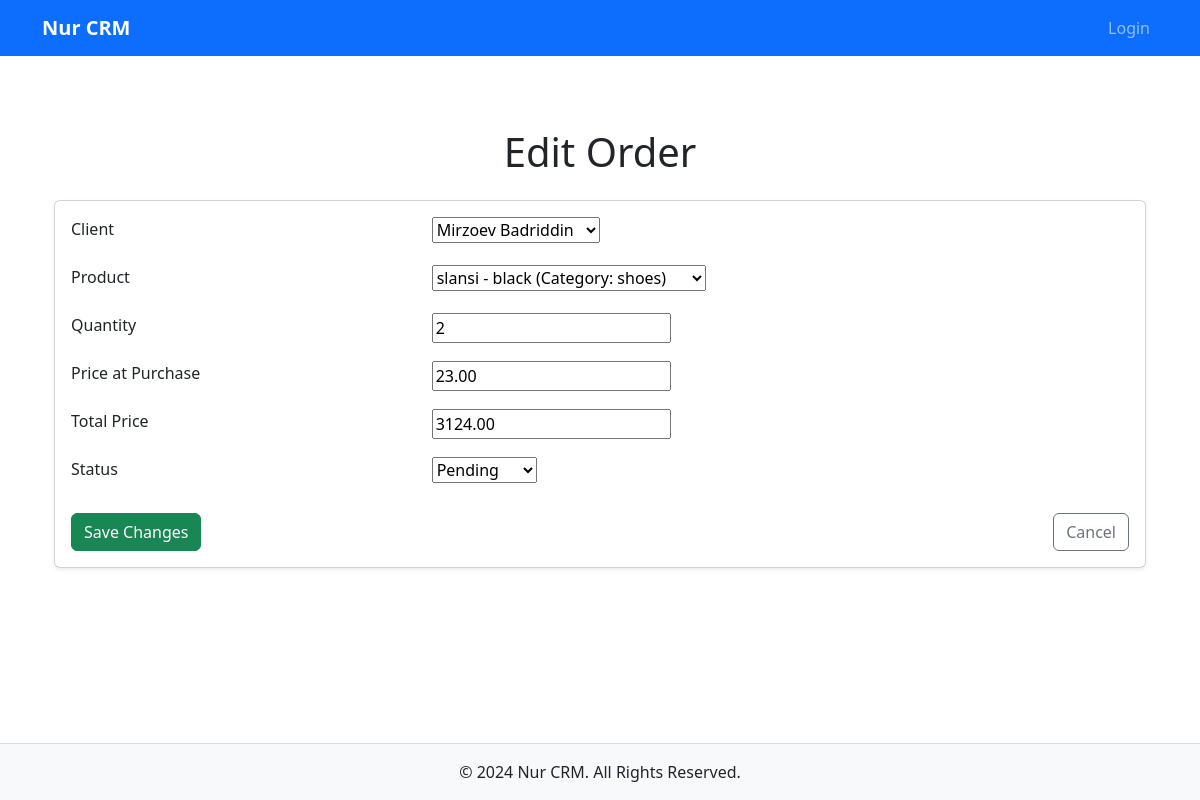
The page /nur/orders/1/edit/ on the database its author committed.
### Nur/models.py (models this page shows, shortened)
class Order(models.Model):
    user = models.ForeignKey("Nur.CustomUser", on_delete=models.CASCADE)
    client = models.ForeignKey("Nur.Client", on_delete=models.CASCADE, related_name="orders")
    product = models.ForeignKey("Nur.Product", on_delete=models.CASCADE, related_name="orders")
    quantity = models.PositiveIntegerField(default=0)
    price_at_purchase = models.DecimalField(max_digits=15, decimal_places=2)
    total_price = models.DecimalField(max_digits=15, decimal_places=2)
    created_at = models.DateTimeField(auto_now_add=True)
    status = models.CharField(max_length=50, choices=[('pending', 'Pending'), ('completed', 'Completed'), ('cancelled', 'Cancelled')])

### Nur/views.py (the view)
# urls.py: path("orders/<int:pk>/edit/", OrderUpdateView.as_view(), name="order-edit"),
class OrderUpdateView(generic.UpdateView):
    model = Order
    template_name = "orders/order_form.html"
    fields = ["client", "product", "quantity", "price_at_purchase", "total_price", "status"]
    success_url = reverse_lazy("order-list")

### Nur/models.py (called while the page is built)
    def __str__(self):
        return self.name

    def __str__(self):
        return f"{self.title or 'Unnamed Product'} - {self.colour.name} (Category: {self.category.name})"

### templates/orders/order_form.html (shortened to what this page needs)
{% extends "main/base.html" %}
{% block content %}
<div class="container my-5">
    <h1 class="mb-4 text-center">{% if object %}Edit Order{% else %}Add New Order{% endif %}</h1>
    <div class="card shadow-sm rounded">
        <div class="card-body">
            <form method="post">
                <div class="row mb-3">
                    <div class="col-md-4">
                        <label for="id_client" class="form-label">Client</label>
                    </div>
                    <div class="col-md-8">
                        {{ form.client }}
                    </div>
                </div>
                <div class="row mb-3">
                    <div class="col-md-4">
                        <label for="id_product" class="form-label">Product</label>
                    </div>
                    <div class="col-md-8">
                        {{ form.product }}
                    </div>
                </div>
                <div class="row mb-3">
                    <div class="col-md-4">
                        <label for="id_quantity" class="form-label">Quantity</label>
                    </div>
                    <div class="col-md-8">
                        {{ form.quantity }}
                    </div>
                </div>
                <div class="row mb-3">
                    <div class="col-md-4">
                        <label for="id_price_at_purchase" class="form-label">Price at Purchase</label>
                    </div>
                    <div class="col-md-8">
                        {{ form.price_at_purchase }}
                    </div>
                </div>
                <div class="row mb-3">
                    <div class="col-md-4">
                        <label for="id_total_price" class="form-label">Total Price</label>
                    </div>
                    <div class="col-md-8">
                        {{ form.total_price }}
                    </div>
                </div>
                <div class="row mb-3">
                    <div class="col-md-4">
                        <label for="id_status" class="form-label">Status</label>
                    </div>
                    <div class="col-md-8">
                        {{ form.status }}
                    </div>
                </div>
                <div class="d-flex justify-content-between mt-4">
                    <button type="submit" class="btn btn-success">{% if object %}Save Changes{% else %}Create Order{% endif %}</button>
                    <a href="{% url 'order-list' %}" class="btn btn-outline-secondary">Cancel</a>
                </div>
            </form>
        </div>
    </div>
</div>
{% endblock %}

### templates/main/base.html (style rules this page uses)
body { padding-top: 56px; min-height: 100vh; display: flex; flex-direction: column; }

### rows shown on the page
Order: client "Mirzoev Badriddin", product "slansi - black (Category: shoes)", quantity "2", price_at_purchase "23.00", total_price "3124.00", status "Pending"
